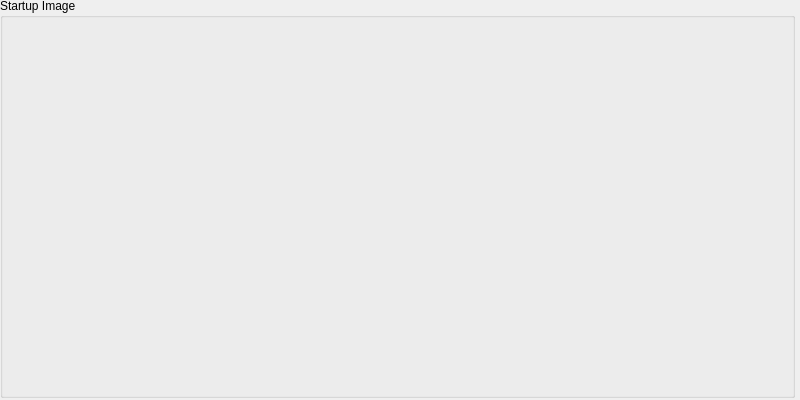
<?xml version="1.0" encoding="UTF-8"?>
<ui version="4.0">
 <class>DrawPlotObject</class>
 <widget class="QWidget" name="DrawPlotObject">
  <property name="geometry">
   <rect>
    <x>0</x>
    <y>0</y>
    <width>800</width>
    <height>400</height>
   </rect>
  </property>
  <property name="sizePolicy">
   <sizepolicy hsizetype="Expanding" vsizetype="Expanding">
    <horstretch>0</horstretch>
    <verstretch>0</verstretch>
   </sizepolicy>
  </property>
  <property name="minimumSize">
   <size>
    <width>0</width>
    <height>0</height>
   </size>
  </property>
  <property name="windowTitle">
   <string>Form</string>
  </property>
  <widget class="QGroupBox" name="boxPlot">
   <property name="geometry">
    <rect>
     <x>0</x>
     <y>-2</y>
     <width>795</width>
     <height>400</height>
    </rect>
   </property>
   <property name="sizePolicy">
    <sizepolicy hsizetype="Expanding" vsizetype="Expanding">
     <horstretch>0</horstretch>
     <verstretch>0</verstretch>
    </sizepolicy>
   </property>
   <property name="font">
    <font>
     <weight>50</weight>
     <bold>false</bold>
    </font>
   </property>
   <property name="title">
    <string>Startup Image</string>
   </property>
   <property name="flat">
    <bool>true</bool>
   </property>
   <property name="checkable">
    <bool>false</bool>
   </property>
   <widget class="QWidget" name="gridLayoutWidget">
    <property name="geometry">
     <rect>
      <x>-3</x>
      <y>16</y>
      <width>788</width>
      <height>383</height>
     </rect>
    </property>
    <layout class="QGridLayout" name="plotLayout">
     <property name="sizeConstraint">
      <enum>QLayout::SetNoConstraint</enum>
     </property>
    </layout>
   </widget>
  </widget>
 </widget>
 <resources/>
 <connections/>
</ui>
